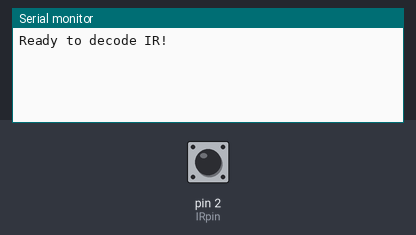
Bench run of a sketch on a simulated Arduino Uno, built with avr-gcc and run on an emulated ATmega328P. Shown: the last lines printed to the serial monitor. The test bench sets the inputs (shaded band); at power-on: pin 2 (IRpin) HIGH.

Above: at 1.2 s.
1.3 s: pin 2 (IRpin) pulsed LOW 2 times (0.12 s each, 0.3 s apart)
At 4.0 s:
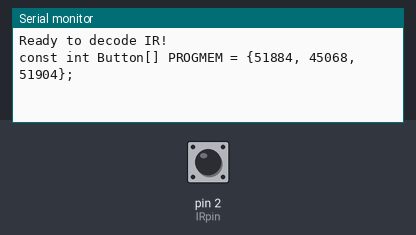
4.5 s: pin 2 (IRpin) pulsed LOW 5 times (0.12 s each, 0.3 s apart)
At 8.3 s:
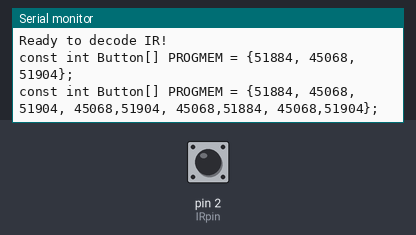

The sketch:

record.ino
```cpp
#define IRpin_PIN      PIND
#define IRpin          2

#define MAXPULSE 65000

#define RESOLUTION 20

uint16_t pulses[400][2];  // pair is high and low pulse
uint16_t currentpulse = 0; // index for pulses we're storing

void setup(void) {
  Serial.begin(9600);
  Serial.println("Ready to decode IR!");
}

void loop(void) {
  uint16_t highpulse, lowpulse;  // temporary storage timing
  highpulse = lowpulse = 0; // start out with no pulse length


//  while (digitalRead(IRpin)) { // this is too slow!
    while (IRpin_PIN & (1 << IRpin)) {
     // pin is still HIGH

     // count off another few microseconds
     highpulse++;
     delayMicroseconds(RESOLUTION);

     // If the pulse is too long, we 'timed out' - either nothing
     // was received or the code is finished, so print what
     // we've grabbed so far, and then reset
     if ((highpulse >= MAXPULSE) && (currentpulse != 0)) {
       printpulses();
       currentpulse=0;
       return;
     }
  }
  // we didn't time out so lets stash the reading
  pulses[currentpulse][0] = highpulse;

  // same as above
  while (! (IRpin_PIN & _BV(IRpin))) {
     // pin is still LOW
     lowpulse++;
     delayMicroseconds(RESOLUTION);
     if ((lowpulse >= MAXPULSE)  && (currentpulse != 0)) {
       printpulses();
       currentpulse=0;
       return;
     }
  }
  pulses[currentpulse][1] = lowpulse;
  // we read one high-low pulse successfully, continue!
  currentpulse++;
}

void printpulses(void) {
  // print it in a 'array' format
  Serial.print(F("const int Button[] PROGMEM = {"));
  //Serial.println(F("// ON, OFF (in 10's of microseconds)"));
  for (uint8_t i = 0; i < currentpulse-1; i++) {
   // Serial.print(F("\t")); // tab
    Serial.print(pulses[i][1] * RESOLUTION, DEC);
    Serial.print(F(", "));
    Serial.print(pulses[i+1][0] * RESOLUTION , DEC);
    Serial.print(F(","));
  }
  //Serial.print(F("\t")); // tab
  Serial.print(pulses[currentpulse-1][1] * RESOLUTION, DEC);
  Serial.print(F("};"));
  Serial.println("");
  Serial.println("");
  //////////////////

}
```

Measured:
- after the input at 1.3 s, the serial monitor: prints a new line after 1.7 s (image 1)
- after the input at 4.5 s, the serial monitor: prints a new line after 2.6 s (image 2)
